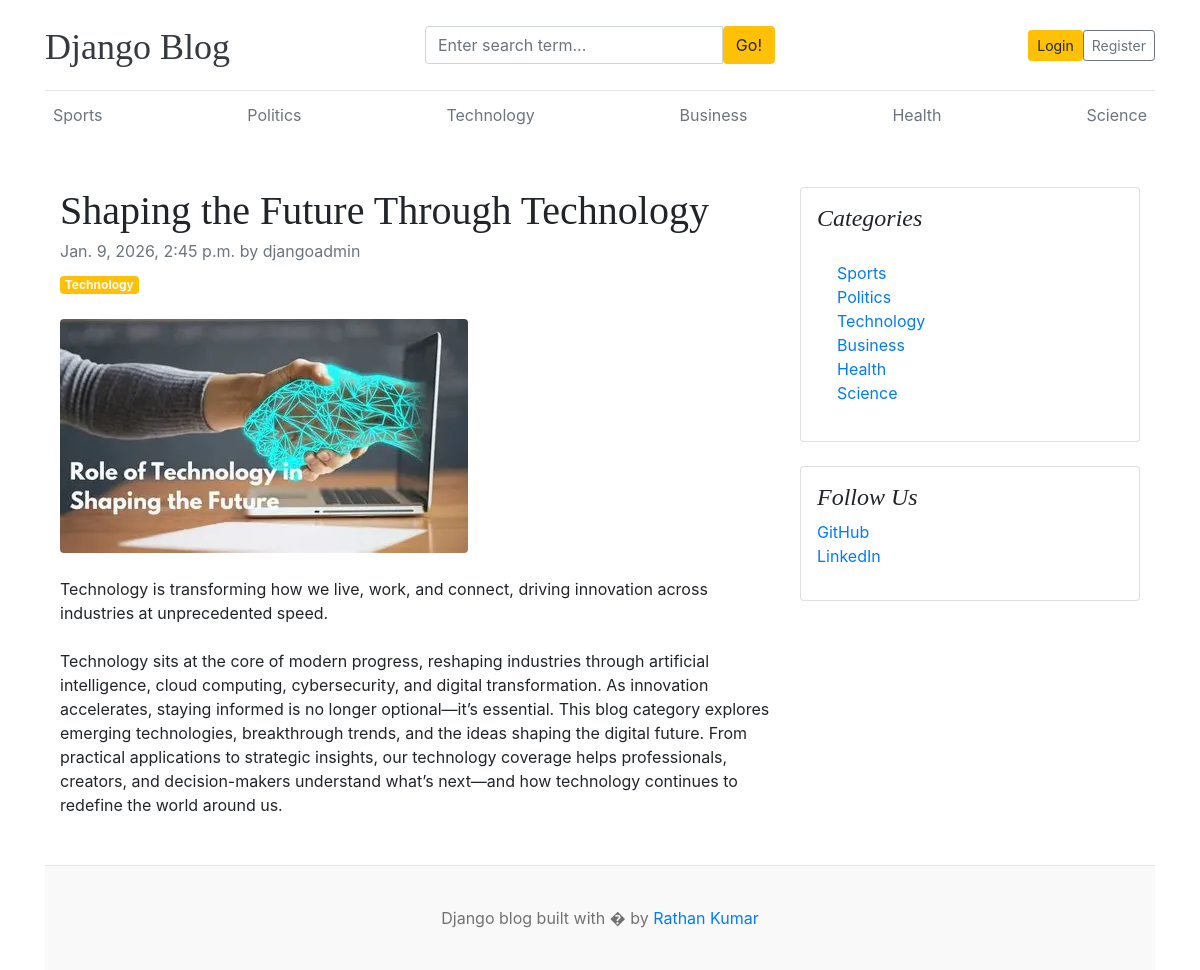
/blogs/shaping-the-future-through-technology/, run on the app's committed database.
### blogs/models.py (models this page shows, shortened)
class Category(models.Model):
    category_name = models.CharField(max_length=50,unique=True)
    created_at = models.DateTimeField(auto_now_add=True)
    updated_at = models.DateTimeField(auto_now=True)
    class Meta:
        verbose_name_plural = 'categories'
    def __str__(self):
        return self.category_name

class Blog(models.Model):
    title = models.CharField(max_length=100,)
    slug = models.SlugField(max_length=150,unique=True,blank=True)
    category = models.ForeignKey(Category,on_delete=models.CASCADE)
    author = models.ForeignKey(User,on_delete=models.CASCADE) # if user deleted the blog related to this user also deleted
    featured_image = models.ImageField(upload_to='uploads/%Y%m%d')
    short_description = models.TextField(max_length=500)
    blog_body = models.TextField(max_length=2000)
    status= models.CharField(max_length=20,choices=STATUS_CHOICES,default ="Draft")
    is_featured = models.BooleanField(default=False)
    created_at = models.DateTimeField(auto_now_add=True)
    updated_at = models.DateTimeField(auto_now=True)
    class Meta:
        verbose_name_plural = 'blogs'

### about/models.py (models this page shows, shortened)
class SocialLink(models.Model):
    platform= models.CharField(max_length=25)
    link = models.URLField(max_length=100)
    created_at = models.DateTimeField(auto_now_add =True)
    updated_at = models.DateTimeField(auto_now=True)
    class Meta:
        verbose_name_plural = 'sociallink'

### blogs/views.py (the view)
# urls.py: path('blogs/<slug:slug>/', BlogsView.blogs, name='blogs'),
def blogs(request,slug):
    try:
        single_blog = Blog.objects.get(slug=slug, status='Published')
    except Blog.DoesNotExist:
        return redirect("home")
    context ={
        'single_blog':single_blog,
    }
    return render(request,'blog.html',context)

### blogs/context_processors.py (called while the page is built)
def get_categories(request):
    categories = Category.objects.all()
    return dict(categories = categories)

def get_social_links(request):
    social_links = SocialLink.objects.all()
    return dict(social_links = social_links)

### templates/blog.html
{% extends 'base.html'%}
{% block content %}
<div class="container mt-5">
    <div class="row">
        <div class="col-lg-8">
            <article>
                <header class="mb-4">
                    <h1 class="fw-bolder mb-1">{{single_blog.title}}</h1>
                    <div class="text-muted fst-italic mb-2">{{single_blog.created_at}} by {{single_blog.author}}</div>
                    <a class="badge bg-warning text-decoration-none text-light" href="#!">{{single_blog.category}}</a>
                </header>
                <figure class="mb-4"><img class="img-fluid rounded" src="{{single_blog.featured_image.url}}" alt="..." /></figure>
                <section class="mb-5">
                    <p class="fs-5 mb-4">{{single_blog.short_description}}</p>
                    <p class="fs-5 mb-4">{{single_blog.blog_body}}</p>
                    </section>
            </article>
        </div>
        <div class="col-lg-4">
            <div class="card mb-4 p-3">
                <h4 class="font-italic">Categories</h4>
                <div class="card-body">
                    <div class="row">
                        <div class="col-sm-6">
                            <ul class="list-unstyled mb-0">
                                {% for cat in categories %}
                                <li><a href="{% url 'post_by_category' cat.id %}">{{cat.category_name}}</a></li>
                                {%endfor%}
                            </ul>
                        </div>
                    </div>
                </div>
            </div>
             {%if social_links%}
            <div class="card mb-4 p-3">
                <h4 class="font-italic">Follow Us</h4>
                <ol class="list-unstyled">
                    {% for link in social_links %}
                    <li><a href="{{link.link}}">{{link.platform}}</a></li>
                    {% endfor %}
                </ol>
            </div>
            {% endif %}
        </div>
    </div>
</div>
{%endblock%}

### templates/base.html (shortened to what this page needs)
{% load static %}
<!DOCTYPE html>
<html lang="en">
<head>
    <link href="https://getbootstrap.com/docs/4.0/dist/css/bootstrap.min.css" rel="stylesheet">
    <link href="{% static 'css/blog.css' %}" rel="stylesheet">
  </head>
<body>
   <div class="container">
    <header class="blog-header py-3">
        <div class="row flex-nowrap justify-content-between align-items-center">
            <div class="col-4 pt-1">
                <a class="blog-header-logo text-dark" href="/">Django Blog</a>
            </div>
            <div class="col-md-4">
                <form action="{% url 'search' %}" method="GET">
                <div class="input-group">
                    <input class="form-control" type="text" name="keyword" value="{{keyword}}" placeholder="Enter search term..."/>
                    <button class="btn btn-warning" type="submit">Go!</button>
                </div>
                </form>
            </div>
      <div class="col-4 d-flex justify-content-end align-items-center">
        {%if not user.is_authenticated%}
        <a class="btn btn-sm btn-warning" href="{% url 'login' %}">Login</a>
        <a class="btn btn-sm btn-outline-secondary" href="{% url 'register' %}">Register</a>
        {%else%}
        <span>You are logged in as {{user}}</span>
        &emsp;
        <span><a href="{%url 'logout'%}">Logout</a></span>
        {%endif%}
      </div>
    </div>
  </header>
      <div class="nav-scroller py-1 mb-2">
        <nav class="nav d-flex justify-content-between">
          {% for cat in categories%}
          <a class="p-2 text-muted" href="{% url 'post_by_category' cat.id%}">{{cat.category_name}}</a>
          {%endfor%}
        </nav>
      </div>
{%block content%}
{%endblock%}
<footer class="blog-footer">
  <p>Django blog built with � by <a href="#">Rathan Kumar</a></p>
</footer>
</body>
</html>

### blog_main/static/css/blog.css (style rules this page uses)
.blog-header { border-bottom: 1px solid #e5e5e5; }
.blog-header-logo { font-family: "Playfair Display", Georgia, "Times New Roman", serif; font-size: 2.25rem; }
h1, h2, h3, h4, h5, h6 { font-family: "Playfair Display", Georgia, "Times New Roman", serif; }
.blog-footer { padding: 2.5rem 0; color: #727272; text-align: center; background-color: #f9f9f9; border-top: .05rem solid #e5e5e5; }
.blog-footer p:last-child { margin-bottom: 0; }

### data on the page
Category: category_name "Sports"
Category: category_name "Politics"
Category: category_name "Technology"
Category: category_name "Business"
Category: category_name "Health"
Category: category_name "Science"
Blog: title "Shaping the Future Through Technology", created_at "Jan. 9, 2026, 2:45 p.m.", author "djangoadmin", category "Technology", featured_image (picture), short_description "Technology is transforming how we live, work, and connect, driving innovation across industries at unprecedented speed.", blog_body "Technology sits at the core of modern progress, reshaping industries through artificial intelligence, cloud computing, cybersecurity, and digital transformation. As innovation accelerates, staying informed is no longer optional—it’s essential. This blog category explores emerging technologies, breakthrough trends, and the ideas shaping the digital future. From practical applications to strategic insights, our technology coverage helps professionals, creators, and decision-makers understand what’s next—and how technology continues to redefine the world around us."
SocialLink: platform "GitHub"
SocialLink: platform "LinkedIn"
